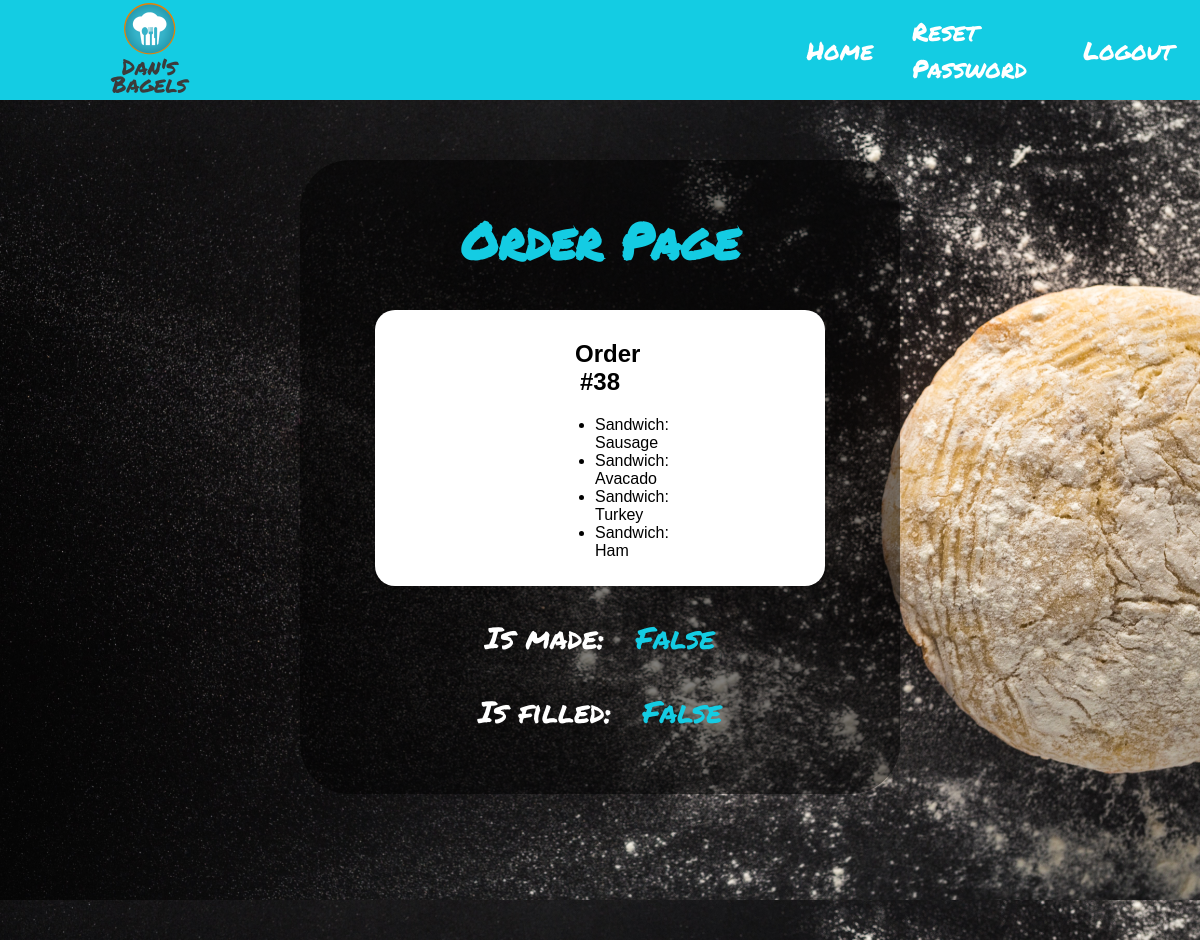
The app's page /fill_order/38/ (signed in) with its own data.
### home/models.py (models this page shows, shortened)
class Order(models.Model):
    items = models.CharField(max_length=200, default='none')
    isMade = models.BooleanField(default=False)
    isFilled = models.BooleanField(default=False)
    bagels = []
    sandwiches = []

class foodItem(models.Model):
    type = models.CharField(max_length=200)
    sub_type = models.CharField(max_length=200)
    inv_count = models.IntegerField()
    price = models.DecimalField(decimal_places=2,max_digits=10)
    item_id = models.IntegerField(default=random.randint(1000, 140000))

### home/views.py (the view)
# urls.py: path('fill_order/<order_id>/', views.fill_order, name='fill_order'),
def fill_order(request, order_id):
    user_context = get_user_context(request)
    item_string = Order.objects.filter(id=int(order_id))[0].items
    item_list = item_string.split(',')
    item_obj = list()
    for item in item_list:
        if item != '':
            item_obj.append(foodItem.objects.filter(id=item)[0])
    context = {
        'order': get_object_or_404(Order, pk=order_id),
        'items': item_obj,
    }
    context.update(user_context)
    return render(request, 'home/fill_order.html', context)

### home/views.py (called while the page is built, shortened)
def get_user_context(request):
    urls = {}
    group = None
    button_link = '/accounts/login/'
    try:
        group = str(request.user.groups.all()[0])
    except IndexError:
        group = "No Group"
    if group == "Customer":
        urls.update({
            "Build Your Bagel!": "/build/",
            'Add Money': '/addMoney/',
        })
        button_link = '/build/'
    elif group == "Cashier":
        urls.update({
            "Check Queue": "/queue/",
        })
        button_link = '/queue/'
    elif group == "Chef":
        urls.update({
            "Check Queue": "/queue/",
        })
        button_link = '/queue/'
    context = {
            'user': request.user,
            'group': group,
            'urls': urls,
            'button_link': button_link,
    }
    return context

### home/templates/home/fill_order.html (shortened to what this page needs)
{% load static %}
<!DOCTYPE html>
<html lang="en">
	<head>
		<link href="{% static 'home/style.css' %}" rel="stylesheet">
	</head>
	<body>
		<div class='header'>
			<div class='logo'>
				<a href='/'><img class='logo_img' src="{% static 'home/logo.png' %}" alt="I've misplaced the logo..."></a>
			</div>
			<div class='menu'>
				<div class='menu_item'>
					<a href='/' class='menu_link'>Home</a>
				</div>
				{% if user.is_authenticated %}
				<div class='menu_item'>
					<a href="/accounts/password_reset/" class='menu_link'>Reset Password</a>
				</div>
				<div class='menu_item'>
					<a href="/accounts/logout/?next=/" class='menu_link'>Logout</a>
				</div>
				{% endif %}
			</div>
		</div>
		<div class='fill_order_body body_page'>
			<div class='content_box' id='fill_order_box'>
				<h1 class='queue_title'>Order Page</h1>
				{% if user.is_authenticated %}
				<div class='order_box'>
				<h2 class='order_title'>Order #{{ order.id }}</h2>
					<ul class='items_list'>
					{% for item in items %}
						<li>{{ item.type }}: {{ item.sub_type }}</li>
					{% endfor %}
					</ul>
				</div>
				<p class='fill_order_status'><a href='/fill_order/{{ order.id }}/isMade/' class='fill_order_link'>Is made:</a> {{ order.isMade }}</p>
				<p class='fill_order_status'><a href='/fill_order/{{ order.id }}/isFilled/' class='fill_order_link'>Is filled:</a> {{ order.isFilled }}</p>
				{% else %}
				<p>You are not currently logged in, <a href="/accounts/login/">login here.</a>
				{% endif %}
			</div>
		</div>
	</body>
</html>

### home/static/home/style.css (style rules this page uses)
.header { display: flex; background-color: #14cce3; height: 100px; }
.logo { display: flex; justify-content: center; align-items: center; width: 25%; height: 100px; }
.logo_img { height: 100px; }
.menu { display: flex; justify-content: flex-end; width: 75%; height: 100px; }
.menu_item { display: flex; align-items: center; justify-content: center; height: 100px; width: 16%; }
.menu_link { font-family: 'Permanent Marker', 'cursive'; font-size: 25px; color: white; text-decoration: none; }
.body_page { padding-top: 5%; background-size: 100%; height: 780px; }
.fill_order_body { background-image: url('dough_2.jpg'); }
.content_box { border-radius: 50px; background-color: white; background-color: rgba(0, 0, 0, .5); margin-left: 25%; margin-right: 25%; text-align: center; display: flex; align-items: center; justify-content: center; }
#fill_order_box { padding-top: 10px; padding-bottom: 30px; display: block; }
.queue_title { font-family: 'Permanent Marker', 'cursive'; font-size: 50px; color: #14cce3; }
.order_box { background-color: white; margin-right: 75px; margin-left: 75px; border-radius: 20px; padding-bottom: 10px; padding-top: 10px; padding-left: 200px; padding-right: 200px; }
.order_title { font-family: 'Arial'; }
.items_list { text-align: left; font-family: 'Arial'; padding-left: 40%; }
.fill_order_link { color: white; font-family: 'Permanent Marker', 'cursive'; font-size: 30px; text-decoration: none; margin-right: 20px; }
.fill_order_status { color: #14cce3; font-family: 'Permanent Marker', 'cursive'; font-size: 30px; text-decoration: none; }
body { margin: 0; padding: 0; }

### records on screen
Order: id "38", isMade "False", isFilled "False"
foodItem: type "Sandwich", sub_type "Sausage"
foodItem: type "Sandwich", sub_type "Avacado"
foodItem: type "Sandwich", sub_type "Turkey"
foodItem: type "Sandwich", sub_type "Ham"
